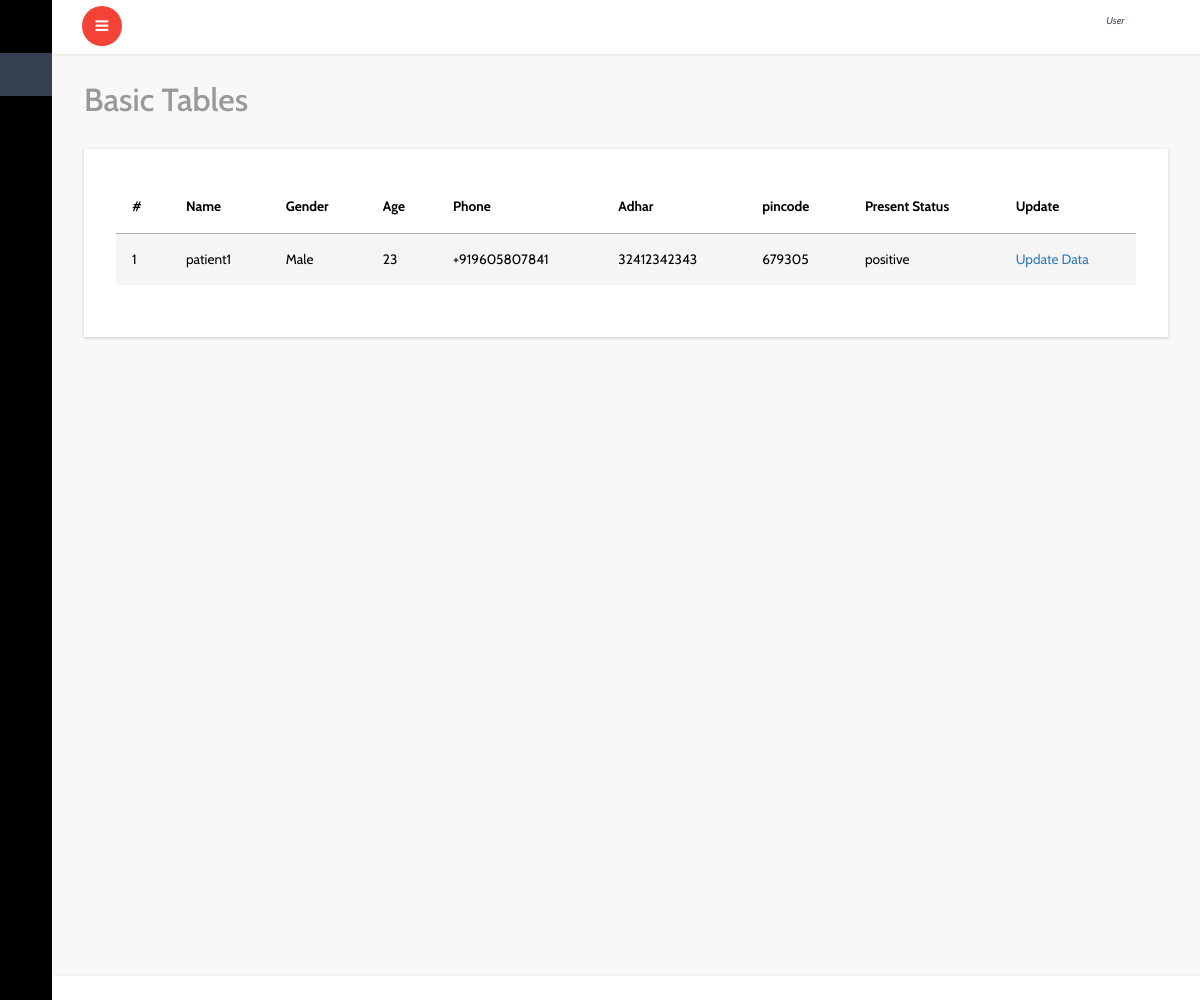
Page /lab/patient_status_list/ (signed in) on the committed database.
### center/models.py (models this page shows, shortened)
class Patient(models.Model):
    user=models.ForeignKey(User,on_delete=models.CASCADE,blank=True,null=True)
    center=models.ForeignKey(Center,on_delete=models.CASCADE,blank=True,null=True)
    lab=models.ForeignKey(Lab,on_delete=models.CASCADE,blank=True,null=True)
    home=models.ForeignKey(Home,on_delete=models.CASCADE,blank=True,null=True)
    patient=models.ForeignKey(Patient_Register,on_delete=models.CASCADE,blank=True,null=True)
    name=models.CharField(max_length=50)
    email=models.EmailField(blank=True,null=True)
    adhar=models.PositiveIntegerField(unique=True,blank=True,null=True)
    age=models.PositiveIntegerField(blank=True,null=True)
    gender=models.CharField(max_length=20,choices=GENDER_CHOICES,blank=True,null=True)
    phone=PhoneNumberField(blank=True,null=True)
    house_name=models.CharField(max_length=40,blank=True,null=True)
    place=models.CharField(max_length=70,blank=True,null=True)
    authority_type=models.CharField(max_length=30,choices=authority_types,blank=True,null=True)
    authority_name=models.CharField(max_length=100,blank=True,null=True)
    ward_no=models.PositiveIntegerField(blank=True,null=True)
    village=models.CharField(max_length=50,blank=True,null=True)
    district=models.CharField(max_length=50,default=Thrissur)
    pincode=models.PositiveIntegerField(blank=True,null=True)
    patient_hos_id=models.PositiveIntegerField(blank=True,null=True)
    test_id=models.PositiveIntegerField(blank=True,null=True)
    test_date=models.DateField(auto_now_add=True,blank=True,null=True)
    test_name=models.CharField(max_length=50,choices=test_names,default=rtpcr)
    patient_status=models.CharField(max_length=30,choices=patient_present_status,blank=True,null=True)
    created_date=models.DateField(auto_now_add=True)

### lab/views.py (the view)
# urls.py: path('patient_status_list/',views.patient_status_list,name='patient_status_list'),
def patient_status_list(request):
    s=Patient.objects.filter(user=request.user)
    return render(request,'lab/status_list.html',{'list':s})

### templates/lab/status_list.html (shortened to what this page needs)
{% extends 'dashboard/index.html' %}
{% block content %}
{% if list %}
			<div id="page-wrapper">
				<div class="graphs">
					<h3 class="blank1">Basic Tables</h3>
					 <div class="xs tabls">
						<div class="bs-example4" data-example-id="contextual-table">
                            <table class="table">
                                <thead>
                                  <tr>
                                    <th>#</th>
                                    <th>Name</th>
                                    <th>Gender</th>
                                    <th>Age</th>
                                     <th>Phone</th>
                                     <th>Adhar</th>
                                     <th>pincode</th>
                                    <th>Present Status</th>
                                      <th>Update</th>
                                  </tr>
                                </thead>
                                <tbody>
                                    {% for l in list %}
                                  <tr class="active">
                                      <td class="serial">{{ forloop.counter }}</td>
                                      <td>{{l.name}}</td>
                                      <td>{{l.gender}}</td>
                                      <td>{{l.age}}</td>
                                      <td>{{l.phone}}</td>
                                      <td>{{l.adhar}}</td>
                                      <td>{{l.pincode}}</td>
                                      {% if l.patient_status == None %}
                                        <td>Not Updated</td>
                                        {% else %}
                                        <td>{{l.patient_status}}</td>
                                        {% endif %}
                                    <td><a href="{% url 'update_patientstatus_lab' l.id%}">Update Data</a></td>
                                </tr>
                                  {% endfor %}
                                  </tbody>
                              </table>
					   </div>
						</div>
						</div>
					</div>
        {% else %}
        <br>
        <h2>No List Added</h2>
        {% endif %}
		{% endblock %}

### rows in the picture
Patient: name "patient1", gender "Male", age "23", phone "+919605807841", adhar "32412342343", pincode "679305", patient_status "positive"
